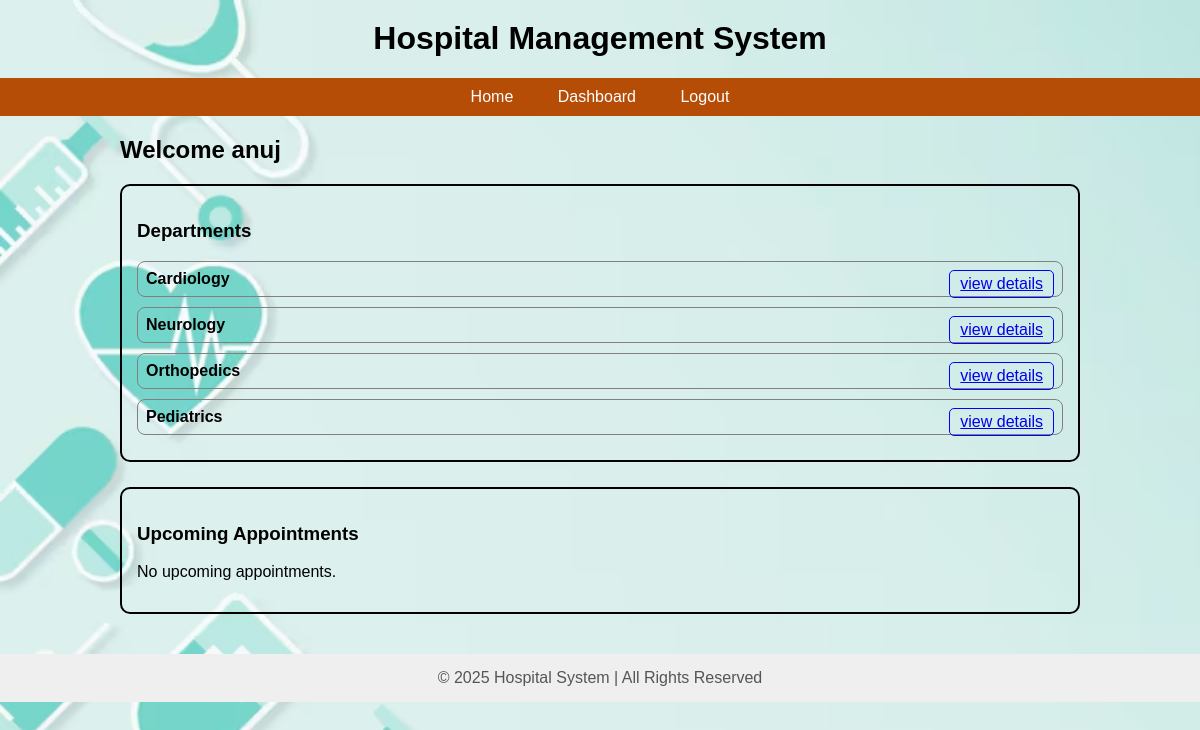
The page /patient_dash (signed in) on the database its author committed.
### app.py (models this page shows)
class Department(db.Model):
    __tablename__ = 'departments'
    id = db.Column(db.Integer, primary_key=True)
    name = db.Column(db.String(100), unique=True, nullable=False)
    description = db.Column(db.String(255), nullable=True)
    doctors = db.relationship("User", back_populates="department")

### app.py (the view, shortened to what this page needs)
@app.route('/patient_dash')
def patient_dash():
    departments = Department.query.all()
    appointments = Appointment.query.filter_by(patient_id=session.get("id")).all()
    formatted = []
    return render_template(
        "patient_dash.html",
        departments=departments,
        appointments=formatted
    )

### templates/patient_dash.html (shortened to what this page needs)
{% extends "root.html" %}
{% block content %}
<h2>Welcome {{ session.name }}</h2>
<div style="border: 2px solid black; padding: 15px; border-radius: 10px; margin-bottom: 25px;">
    <h3>Departments</h3>
    {% for dept in departments %}
        <div style="margin-bottom:10px; padding: 8px; border:1px solid gray; border-radius:8px;">
            <strong>{{ dept.name }}</strong>
            <a href="/department/{{ dept.id }}"
               style="float:right; border:1px solid blue; padding:4px 10px; border-radius:5px;">
               view details
            </a>
        </div>
    {% endfor %}
</div>
<div style="border: 2px solid black; padding: 15px; border-radius: 10px;">
    <h3>Upcoming Appointments</h3>
    {% if appointments %}
        <table border="1" width="100%" cellpadding="8">
            <tr>
                <th>Sr No.</th>
                <th>Doctor Name</th>
                <th>Department</th>
                <th>Date</th>
                <th>Time</th>
                <th>Action</th>
            </tr>
            {% for appt in appointments %}
            <tr id="appt-row-{{ appt.id }}">
                <td>{{ loop.index }}</td>
                <td>{{ appt.doctor_name }}</td>
                <td>{{ appt.department }}</td>
                <td>{{ appt.date }}</td>
                <td>{{ appt.time }}</td>
                <td>
                    <button onclick="cancelAppointment({{ appt.id }})"
                        style="background:white; border:1px solid red; padding:4px 10px; border-radius:6px; color:red;">
                        cancel
                    </button>
                </td>
            </tr>
            {% endfor %}
        </table>
    {% else %}
        <p>No upcoming appointments.</p>
    {% endif %}
</div>
{% endblock %}

### templates/root.html (style rules this page uses)
body { font-family: Arial; margin: 0; padding: 0; background-image: url('/static/images/back_ground image1.jpg'); background-size: cover; background-repeat: no-repeat; background-attachment: fixed; }

### rows shown on the page
Department: name "Cardiology"
Department: name "Neurology"
Department: name "Orthopedics"
Department: name "Pediatrics"

### other values the page prints
{{ session.name }} "anuj"
